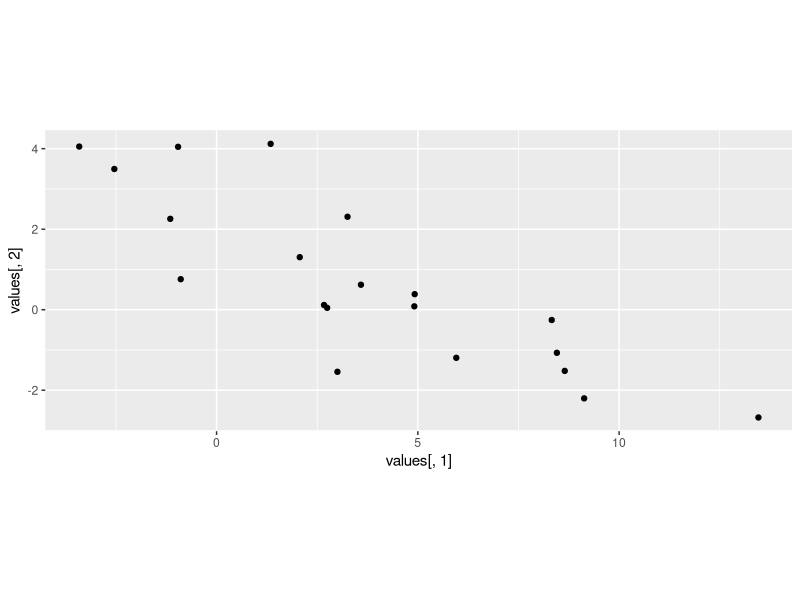
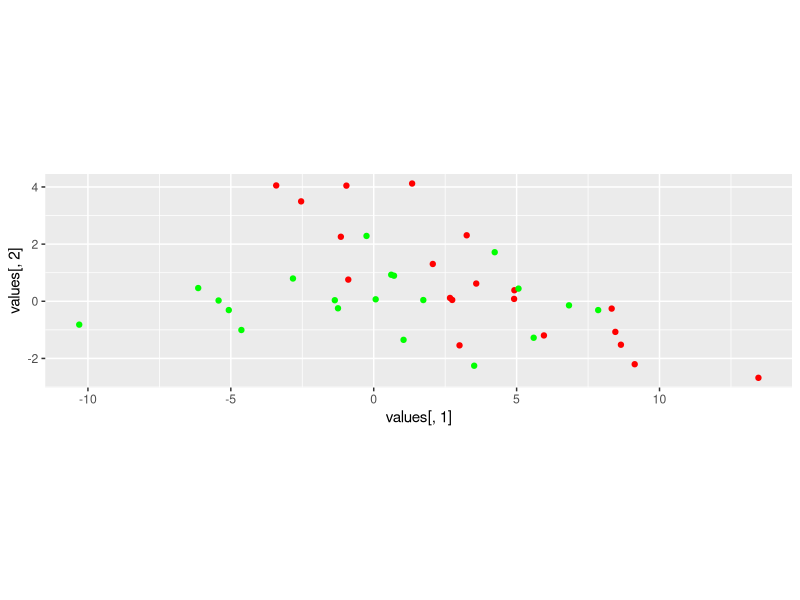
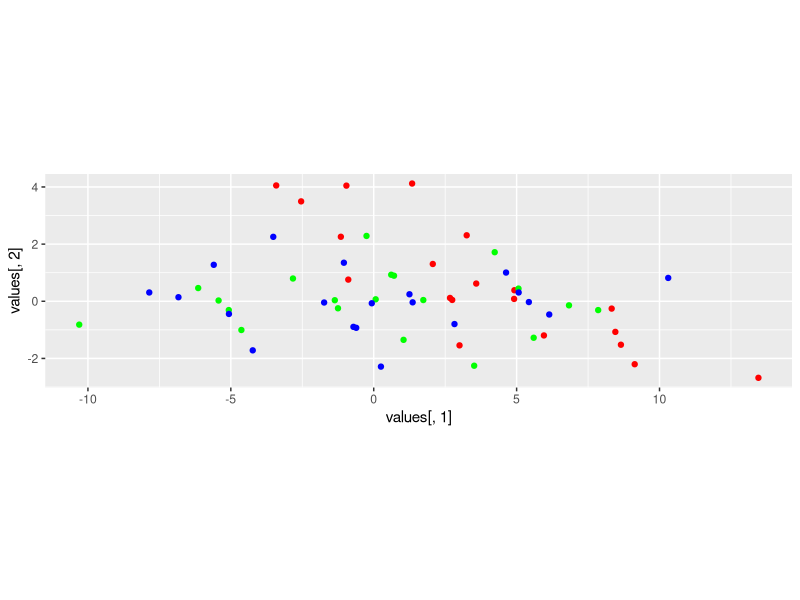

These charts were generated, in order, by the following R code:

#-------------------------------------------------
# Lab 10b
# Understanding Principal Component Analysis (PCA)
#-------------------------------------------------

#---
# Part 1. Introduction to the 
#         Bivariate Normal distribution

# Go to the website:
#   https://demonstrations.wolfram.com/TheBivariateNormalDistribution/

# Bivariate Normal distribution is a joint distribution
# of two variables (x and y here).
# Probabilities are area under the 3D surface (the pdf).

# Change the sliders to select different values for
#   mu_x = mean of x variable
#   mu_y = mean of y variable
#     (mu_x,mu_y) gives the location of the top of the "hill" surface
#   sigma_x = standard deviation of x variable
#   sigma_y = standard deviation of y variable
#     these control how spread out the hill is
#   rho = correlation coefficient between x and y
#     this controls the rotation of the hill
#     (more obvious when sigma_x and sigma_y are quite different)


#---
# Part 2. Random sample from a
#         Bivariate Normal distribution in R

library(tidyverse)
#install.packages("MASS")    # run only once
library(MASS)

mu_x = 3
mu_y = 1
sigma_x = 4
sigma_y = 2
rho = -0.7   # correlation coefficient

# Construct mean vector and covariance matrix
mu = c(mu_x,mu_y)
sigma = cbind(c(sigma_x^2, sigma_x*sigma_y*rho),
              c(sigma_x*sigma_y*rho, sigma_y^2))

# Draw a random sample of size n
n = 20
values = mvrnorm(n, mu, sigma)

# Plot sample on a scatterplot
ggplot(NULL, aes(x=values[,1], y=values[,2])) +
  geom_point() +
  coord_fixed()


#---
# Part 3. PCA by matrix operations

# Calculate sample mean vector
M = colMeans(values)
M
# ... should be close-ish to mu (compare)
mu

# Calculate sample covariance matrix
C = cov(values)
C
# ... should be close-ish to sigma (compare)
sigma

# Diagonalise sample covariance matrix C
E = eigen(C)
D = diag(E$values)
P = E$vectors
Pinv = solve(P)

# ... check
P %*% D %*% Pinv
# ... should be exactly C
C

# Subtract the column mean from each column of sample,
# this is called "centering".
centred_values = cbind(values[,1]-M[1],
                       values[,2]-M[2])

# Transform the centred sample points by 
# applying Pinv.
# Thinking back to the flag, it was stored as two
# rows for x and y, but here we have two columns.
# Solution: take transpose, i.e., t().
transformed_values = t(Pinv %*% t(centred_values))

# Check det(Pinv)
# -- if positive then rotation
# -- if negative then reflection (think of as rotate and reflect)
det(Pinv)

# Plot original and transformed points
ggplot(NULL) +
  geom_point(aes(x=values[,1], y=values[,2]),
             color='red') +
  geom_point(aes(x=transformed_values[,1], y=transformed_values[,2]),
             color='green') +
  coord_fixed()

# Consider correlation of transformed points
# ... what do you notice?
cor(transformed_values[,1],transformed_values[,2])

# Consider covariance matrix of transformed points
cov(transformed_values)
# ... compare with D matrix (diagonal matrix containing eigenvalues)
# ... what do you notice?
D


#---
# Part 4. PCA by R

# It is no surprise that R does everything for us
# in one easy command ...
pca_results = prcomp(values)

# Transformation matrix (compare with P)
pca_results$rotation
# ... some differences in positives/negatives

# Transformed points (compare with transformed_values)
pca_results$x

# Sample mean of original points (compare with M)
pca_results$center

# Plot original and transformed points
ggplot(NULL) +
  geom_point(aes(x=values[,1], y=values[,2]),
             color='red') +
  geom_point(aes(x=transformed_values[,1], y=transformed_values[,2]),
             color='green') +
  geom_point(aes(x=pca_results$x[,1], y=pca_results$x[,2]),
             color='blue') +
  coord_fixed()

# If you don't see any green points, it means that the
# transformed points from part 3 are plotted in identical locations
# as the points from pca_results$x.

# Otherwise look for reflections to explain the different
# between the green and blue points.

# -- the end --
